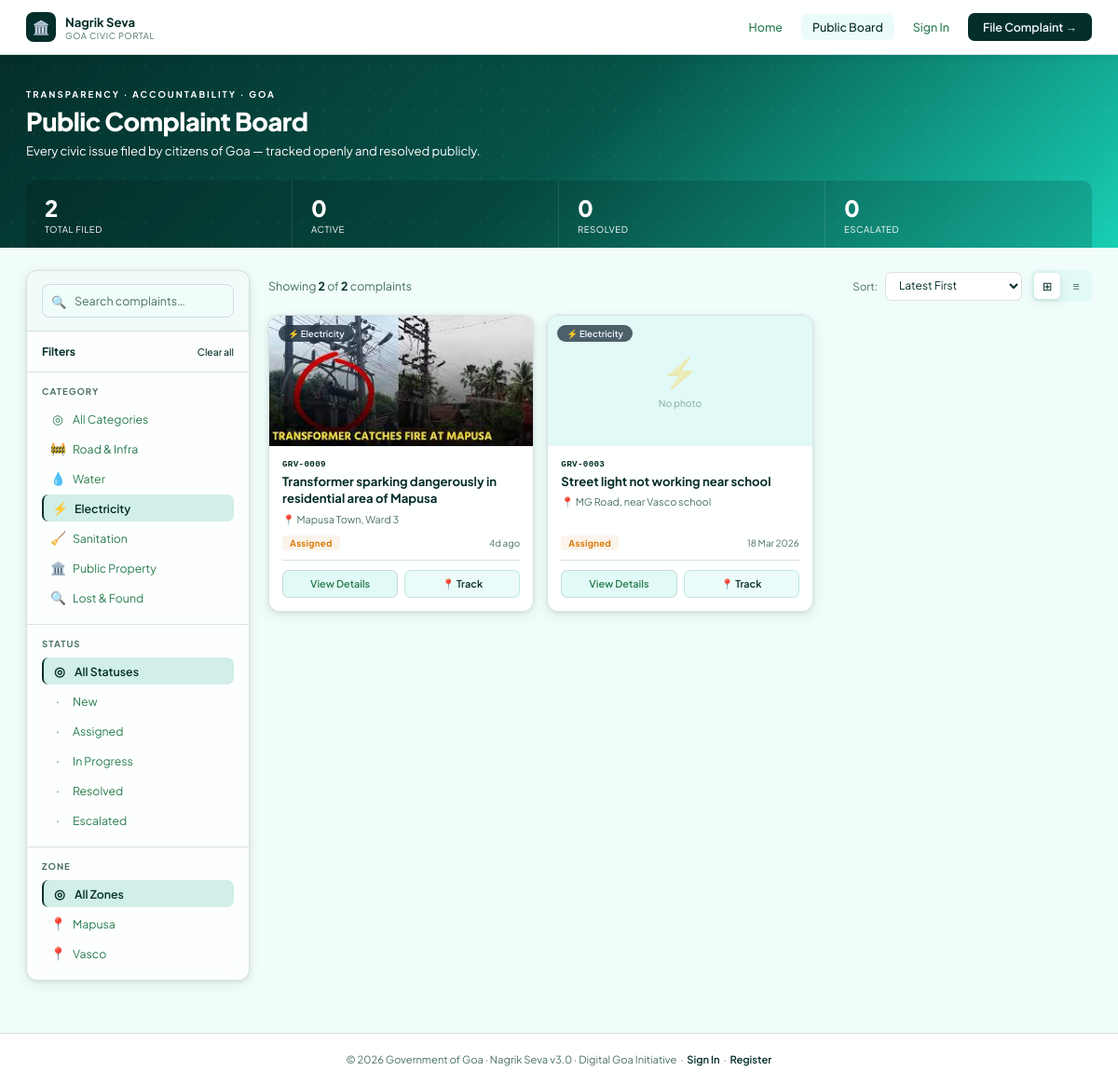
Page /public_board.php?cat=electricity on the committed database.
### tables this page shows
CREATE TABLE IF NOT EXISTS complaints (
  id            INT UNSIGNED AUTO_INCREMENT PRIMARY KEY,
  complaint_no  VARCHAR(20)  NOT NULL UNIQUE,       
  citizen_id    INT UNSIGNED NOT NULL,
  officer_id    INT UNSIGNED DEFAULT NULL,
  category      ENUM('road','water','electricity','sanitation','property','lost') NOT NULL,
  title         VARCHAR(200) NOT NULL,
  description   TEXT         NOT NULL,
  location      VARCHAR(250) NOT NULL,
  latitude      DECIMAL(10,7) DEFAULT NULL,
  longitude     DECIMAL(10,7) DEFAULT NULL,
  zone          VARCHAR(80)  DEFAULT NULL,
  status        ENUM('new','assigned','in_progress','resolved','closed','escalated')
                NOT NULL DEFAULT 'new',
  priority      ENUM('low','medium','high') NOT NULL DEFAULT 'medium',
  photo_path    VARCHAR(255) DEFAULT NULL,          
  officer_notes TEXT         DEFAULT NULL,
  resolved_at   DATETIME     DEFAULT NULL,
  created_at    TIMESTAMP    DEFAULT CURRENT_TIMESTAMP,
  updated_at    TIMESTAMP    DEFAULT CURRENT_TIMESTAMP ON UPDATE CURRENT_TIMESTAMP,
  FOREIGN KEY (citizen_id) REFERENCES users(id) ON DELETE CASCADE,
  FOREIGN KEY (officer_id) REFERENCES users(id) ON DELETE SET NULL,
  INDEX idx_status (status),
  INDEX idx_citizen (citizen_id),
  INDEX idx_officer (officer_id),
  INDEX idx_zone    (zone)
);

### public_board.php (the view, shortened to what this page needs)
<?php
require_once 'config.php';
$filter_cat    = $_GET['cat']    ?? '';
$filter_status = $_GET['status'] ?? '';
$filter_zone   = $_GET['zone']   ?? '';
$filter_sort   = $_GET['sort']   ?? 'latest';
$search        = trim($_GET['q'] ?? '');
$page          = max(1, (int)($_GET['page'] ?? 1));
$per_page      = 12;
$offset        = ($page - 1) * $per_page;
$cat_icon  = ['road'=>'🚧','water'=>'💧','electricity'=>'⚡','sanitation'=>'🧹','property'=>'🏛️','lost'=>'🔍'];
$cat_label = ['road'=>'Road & Infra','water'=>'Water','electricity'=>'Electricity','sanitation'=>'Sanitation','property'=>'Public Property','lost'=>'Lost & Found'];
$s_cfg     = [
    'new'        => ['label'=>'New',         'cls'=>'s-new'],
    'assigned'   => ['label'=>'Assigned',    'cls'=>'s-assigned'],
    'in_progress'=> ['label'=>'In Progress', 'cls'=>'s-prog'],
    'resolved'   => ['label'=>'Resolved',    'cls'=>'s-resolved'],
    'escalated'  => ['label'=>'Escalated',   'cls'=>'s-esc'],
    'closed'     => ['label'=>'Closed',      'cls'=>'s-closed'],
];
$db_complaints = [];
if (isset($conn) && $conn) {
    $real_where  = ["c.status != 'closed'"];
    $real_params = [];
    $real_types  = '';
    if ($filter_cat)    { $real_where[] = 'c.category = ?';  $real_params[] = $filter_cat;    $real_types .= 's'; }
    $real_w_sql = implode(' AND ', $real_where);
    $real_order = match($filter_sort) {
        'oldest'   => 'c.created_at ASC',
        'resolved' => 'c.resolved_at DESC',
        default    => 'c.created_at DESC',
    };
    $data_sql = "SELECT c.*, u.name as citizen_name, o.name as officer_name
                 FROM complaints c
                 LEFT JOIN users u  ON c.citizen_id  = u.id
                 LEFT JOIN users o  ON c.officer_id  = o.id
                 WHERE $real_w_sql
                 ORDER BY $real_order";
    if ($real_params) {
        $stmt_data = $conn->prepare($data_sql);
        $stmt_data->bind_param($real_types, ...$real_params);
        $stmt_data->execute();
        $res = $stmt_data->get_result();
    } else {
        $res = $conn->query($data_sql);
    }
    if ($res) { while ($row = $res->fetch_assoc()) { $db_complaints[] = $row; } }
}
$filtered = array_filter($all_complaints, function($c) use ($filter_cat,$filter_status,$filter_zone,$search) {
    if ($filter_cat    && $c['category'] !== $filter_cat)    return false;
    if ($filter_status && $c['status']   !== $filter_status) return false;
    if ($filter_zone   && $c['zone']     !== $filter_zone)   return false;
    if ($search && stripos($c['title'].$c['location'], $search) === false) return false;
    return true;
});
usort($filtered, function($a,$b) use ($filter_sort) {
    if ($filter_sort === 'oldest')  return strtotime($a['created_at']) - strtotime($b['created_at']);
    if ($filter_sort === 'resolved') return strtotime($b['resolved_at']??'0') - strtotime($a['resolved_at']??'0');
    return strtotime($b['created_at']) - strtotime($a['created_at']);
});
$merged = array_merge($db_complaints, array_values($filtered));
$seen = [];
$unique_merged = [];
foreach ($merged as $c) {
    $key = $c['complaint_no'] ?? $c['id'];
    if (!isset($seen[$key])) {
        $seen[$key] = true;
        $unique_merged[] = $c;
    }
}
usort($unique_merged, function($a,$b) use ($filter_sort) {
    if ($filter_sort === 'oldest')  return strtotime($a['created_at']) - strtotime($b['created_at']);
    if ($filter_sort === 'resolved') return strtotime($b['resolved_at']??'0') - strtotime($a['resolved_at']??'0');
    return strtotime($b['created_at']) - strtotime($a['created_at']);
});
$total_rows  = count($unique_merged);
$complaints  = array_slice($unique_merged, $offset, $per_page);
$summary = [
    'total'     => $total_rows,
    'new_c'     => count(array_filter($unique_merged, fn($c)=>$c['status']==='new')),
    'prog'      => count(array_filter($unique_merged, fn($c)=>$c['status']==='in_progress')),
    'resolved'  => count(array_filter($unique_merged, fn($c)=>$c['status']==='resolved')),
    'escalated' => count(array_filter($unique_merged, fn($c)=>$c['status']==='escalated')),
];
$zones = array_unique(array_filter(array_column($unique_merged, 'zone'), fn($z) => !empty(trim((string)$z))));
sort($zones);
$is_logged_in = !empty($_SESSION['user_id']);
$role         = $_SESSION['role'] ?? '';
$dash_link    = match($role) {
    'citizen'   => 'citizen_dashboard.php',
    'officer'   => 'officer_dashboard.php',
    'regulator' => 'regulator_dashboard.php',
    default     => 'citizen_login.php',
};
function time_ago($datetime) {
    $diff = time() - strtotime($datetime);
    if ($diff < 604800) return floor($diff/86400).'d ago';
    return date('d M Y', strtotime($datetime));
}
?>
<!DOCTYPE html>
<html lang="en">
<head>
</head>
<body>
<nav class="nav">
  <div class="nav-in">
    <div class="nav-brand">
      <div class="nav-mark">🏛️</div>
      <div>
        <div class="nav-name">Nagrik Seva</div>
        <div class="nav-sub">Goa Civic Portal</div>
      </div>
    </div>
    <div class="nav-right">
      <a href="index.php" class="nav-link">Home</a>
      <a href="public_board.php" class="nav-link on">Public Board</a>
      <?php if($is_logged_in): ?>
      <a href="<?= $dash_link ?>" class="nav-avatar" title="<?= htmlspecialchars($_SESSION['name'] ?? '') ?> · Go to Dashboard">
        <?= strtoupper(substr($_SESSION['name'] ?? 'U', 0, 1)) ?>
        <div class="nav-avatar-dropdown">
          <div class="nad-name"><?= htmlspecialchars($_SESSION['name'] ?? '') ?></div>
          <div class="nad-role"><?= ucfirst($_SESSION['role'] ?? 'citizen') ?></div>
          <div class="nad-divider"></div>
          <a class="nad-item" href="<?= $dash_link ?>">⊞ &nbsp;Dashboard</a>
          <a class="nad-item nad-logout" href="logout.php">↩ &nbsp;Sign Out</a>
        </div>
      </a>
      <?php else: ?>
      <a href="citizen_login.php" class="nav-link">Sign In</a>
      <a href="citizen_register.php" class="nav-btn">File Complaint →</a>
      <?php endif; ?>
    </div>
  </div>
</nav>
<div class="hero">
  <div class="hero-in">
    <div class="hero-label">Transparency · Accountability · Goa</div>
    <div class="hero-title">Public Complaint Board</div>
    <div class="hero-sub">Every civic issue filed by citizens of Goa — tracked openly and resolved publicly.</div>
    <div class="stat-bar">
      <div class="sb-item">
        <div class="sb-num"><?= number_format($summary['total']) ?></div>
        <div class="sb-lbl">Total Filed</div>
      </div>
      <div class="sb-item">
        <div class="sb-num"><?= number_format($summary['new_c'] + $summary['prog']) ?></div>
        <div class="sb-lbl">Active</div>
      </div>
      <div class="sb-item">
        <div class="sb-num"><?= number_format($summary['resolved']) ?></div>
        <div class="sb-lbl">Resolved</div>
      </div>
      <div class="sb-item">
        <div class="sb-num"><?= number_format($summary['escalated']) ?></div>
        <div class="sb-lbl">Escalated</div>
      </div>
    </div>
  </div>
</div>
<div class="main-wrap">
  <aside class="filters">
    <div class="search-wrap">
      <form method="GET">
        <div class="search-box">
          <span class="search-ico">🔍</span>
          <input type="text" name="q" placeholder="Search complaints…" value="<?=htmlspecialchars($search)?>">
        </div>
      </form>
    </div>
    <div class="f-head">
      Filters
      <a href="public_board.php" class="f-clear">Clear all</a>
    </div>
    <div class="f-sec">
      <div class="f-label">Category</div>
      <div class="f-opts">
        <a class="f-opt <?= !$filter_cat?'on':'' ?>" href="<?=buildUrl(['cat'=>''])?>">
          <span class="f-ico">◎</span> All Categories
        </a>
        <?php foreach($cat_icon as $k=>$ico): ?>
        <a class="f-opt <?= $filter_cat===$k?'on':'' ?>" href="<?=buildUrl(['cat'=>$k])?>">
          <span class="f-ico"><?=$ico?></span> <?=$cat_label[$k]?>
        </a>
        <?php endforeach; ?>
      </div>
    </div>
    <div class="f-sec">
      <div class="f-label">Status</div>
      <div class="f-opts">
        <a class="f-opt <?= !$filter_status?'on':'' ?>" href="<?=buildUrl(['status'=>''])?>">
          <span class="f-ico">◎</span> All Statuses
        </a>
        <?php foreach([
          'new'=>'New','assigned'=>'Assigned',
          'in_progress'=>'In Progress','resolved'=>'Resolved','escalated'=>'Escalated'
        ] as $k=>$l): ?>
        <a class="f-opt <?= $filter_status===$k?'on':'' ?>" href="<?=buildUrl(['status'=>$k])?>">
          <span class="f-ico">·</span> <?=$l?>
        </a>
        <?php endforeach; ?>
      </div>
    </div>
    <?php if($zones): ?>
    <div class="f-sec">
      <div class="f-label">Zone</div>
      <div class="f-opts">
        <a class="f-opt <?= !$filter_zone?'on':'' ?>" href="<?=buildUrl(['zone'=>''])?>">
          <span class="f-ico">◎</span> All Zones
        </a>
        <?php foreach($zones as $z): ?>
        <a class="f-opt <?= $filter_zone===$z?'on':'' ?>" href="<?=buildUrl(['zone'=>$z])?>">
          <span class="f-ico">📍</span> <?=htmlspecialchars($z)?>
        </a>
        <?php endforeach; ?>
      </div>
    </div>
    <?php endif; ?>
  </aside>
  <div class="right-col">
    <div class="toolbar">
      <div class="tbl-count">
        Showing <strong><?= count($complaints) ?></strong> of <strong><?= $total_rows ?></strong> complaints
      </div>
      <div style="display:flex;align-items:center;gap:10px">
        <div class="tbl-sort">
          <span class="sort-label">Sort:</span>
          <form method="GET" id="sort-form">
            <select class="sort-sel" name="sort" onchange="document.getElementById('sort-form').submit()">
              <option value="latest"  <?=$filter_sort==='latest'?'selected':''?>>Latest First</option>
            </select>
          </form>
        </div>
        <div class="view-toggle">
          <button class="vt-btn on" id="btn-grid" onclick="setView('grid')" title="Grid view">⊞</button>
          <button class="vt-btn" id="btn-list" onclick="setView('list')" title="List view">≡</button>
        </div>
      </div>
    </div>
    <?php if(empty($complaints)): ?>
    <div class="empty">
      <div class="empty-ico">📭</div>
      <div class="empty-title">No complaints found</div>
      <div class="empty-sub">Try adjusting your filters or search term.</div>
      <a href="public_board.php" style="display:inline-flex;align-items:center;gap:6px;padding:8px 18px;background:var(--a);color:#f0f4ff;border-radius:7px;font-size:.78rem;font-weight:600">Clear Filters</a>
    </div>
    <?php else: ?>
    <div class="comp-grid" id="view-grid">
      <?php foreach($complaints as $c):
        $sc  = $s_cfg[$c['status']] ?? ['label'=>ucfirst($c['status']),'cls'=>'s-new'];
        $ico = $cat_icon[$c['category']] ?? '📋';
        $lbl = $cat_label[$c['category']] ?? ucfirst($c['category']);
        $photo = $c['photo_url'] ?? ($c['photo_path'] ?? '');
      ?>
      <div class="comp-card">
        <div class="cc-photo" onclick="location.href='complaint_detail.php?id=<?=$c['id']?>'">
          <?php if($photo): ?>
          <img src="<?=htmlspecialchars($photo)?>" alt="Complaint photo" loading="lazy">
          <?php else: ?>
          <div class="cc-photo-placeholder">
            <div class="cc-ph-ico"><?=$ico?></div>
            <div class="cc-ph-txt">No photo</div>
          </div>
          <?php endif; ?>
          <div class="cc-cat-badge"><?=$ico?> <?=$lbl?></div>
        </div>
        <div class="cc-body">
          <div class="cc-id"><?=htmlspecialchars($c['complaint_no'])?></div>
          <div class="cc-title" onclick="location.href='complaint_detail.php?id=<?=$c['id']?>'"><?=htmlspecialchars($c['title'])?></div>
          <div class="cc-loc">📍 <?=htmlspecialchars($c['location'])?></div>
          <div class="cc-foot">
            <span class="pill <?=$sc['cls']?>"><?=$sc['label']?></span>
            <span class="cc-time"><?=time_ago($c['created_at'])?></span>
          </div>
          <div class="cc-actions">
            <a href="complaint_detail.php?id=<?=$c['id']?>" class="cc-btn">View Details</a>
            <a href="track.php?id=<?=htmlspecialchars($c['complaint_no'])?>" class="cc-btn cc-btn-track">📍 Track</a>
          </div>
        </div>
      </div>
      <?php endforeach; ?>
    </div>
    <?php endif; ?>
  </div>
</div>
<div style="background:var(--white);border-top:1px solid var(--border);padding:20px 28px;text-align:center;font-size:.7rem;color:var(--muted);margin-top:32px">
  © 2026 Government of Goa · Nagrik Seva v3.0 · Digital Goa Initiative &nbsp;·&nbsp;
  <a href="citizen_login.php" style="color:var(--a);font-weight:600">Sign In</a> &nbsp;·&nbsp;
  <a href="citizen_register.php" style="color:var(--a);font-weight:600">Register</a>
</div>
</body>
</html>
<?php
function buildUrl($overrides=[]) {
    $params = array_merge([
        'cat'    => $_GET['cat']    ?? '',
        'status' => $_GET['status'] ?? '',
        'zone'   => $_GET['zone']   ?? '',
        'sort'   => $_GET['sort']   ?? 'latest',
        'q'      => $_GET['q']      ?? '',
        'page'   => $_GET['page']   ?? 1,
    ], $overrides);
    $params = array_filter($params, fn($v) => $v !== '' && $v !== 'latest' && $v !== 1);
    return 'public_board.php' . ($params ? '?' . http_build_query($params) : '');
}
?>

### rows in the picture
complaints: status "2", $summary['new_c'] + $summary['prog'] "0", citizen "0", category "⚡", category "Electricity", complaint_no "GRV-0003", title "Street light not working near school", location "MG Road, near Vasco school", status "Assigned", created_at "18 Mar 2026"

### other values in the picture
$ico "🚧"
$cat_label[$k] "Road & Infra"
$ico "💧"
$cat_label[$k] "Water"
$ico "⚡"
$cat_label[$k] "Electricity"
$ico "🧹"
$cat_label[$k] "Sanitation"
$ico "🏛️"
$cat_label[$k] "Public Property"
$ico "🔍"
$cat_label[$k] "Lost & Found"
$l "New"
$l "Assigned"
$l "In Progress"
